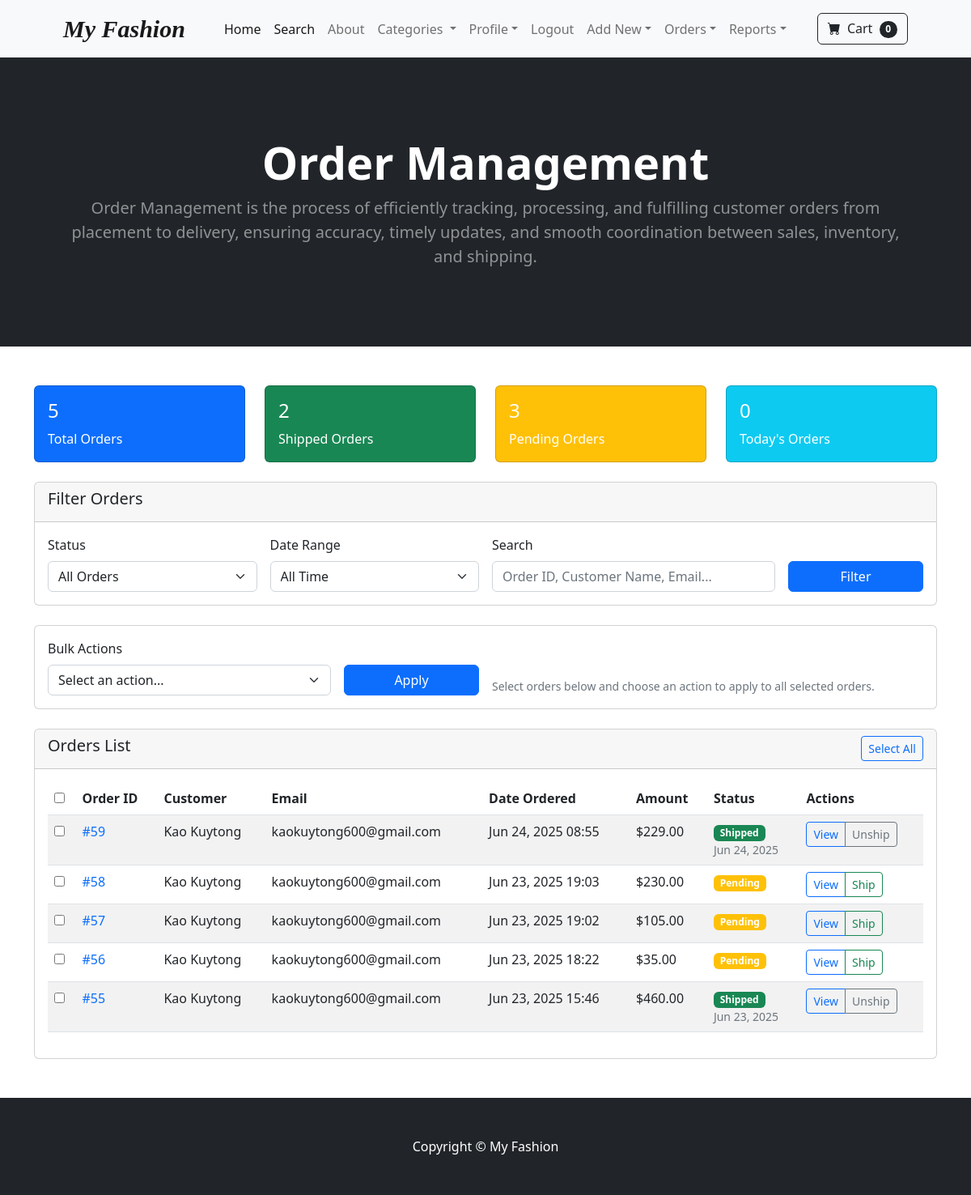
Screenshot of /order-management/ (signed in) with the database file from the repository.
### payment/models.py (models this page shows, shortened)
class Order(models.Model):
    user = models.ForeignKey(User, on_delete=models.CASCADE, null=True, blank=True)
    full_name = models.CharField(max_length=250)
    email = models.EmailField(max_length=250)
    shipping_address = models.TextField(max_length=15000)
    amount_paid = models.DecimalField(max_digits=7, decimal_places=2)
    date_ordered = models.DateTimeField(auto_now_add=True)
    shipped = models.BooleanField(default=False)
    date_shipped = models.DateTimeField(blank=True, null=True)
    delivered = models.BooleanField(default=False)
    date_delivered = models.DateTimeField(blank=True, null=True)
    viewed_by_admin = models.BooleanField(default=False)

### store/views.py (the view)
# urls.py: path('order-management/', views.order_management, name='order_management'),
@login_required
@user_passes_test(is_staff)
def order_management(request):
    status_filter = request.GET.get('status', 'all')
    search_query = request.GET.get('search', '')
    date_filter = request.GET.get('date_filter', 'all')
    orders = PaymentOrder.objects.all().order_by('-date_ordered')
    if status_filter == 'shipped':
        orders = orders.filter(shipped=True)
    elif status_filter == 'pending':
        orders = orders.filter(shipped=False)
    if search_query:
        orders = orders.filter(
            Q(full_name__icontains=search_query) |
            Q(email__icontains=search_query) |
            Q(id__icontains=search_query)
        )
    if date_filter == 'today':
        orders = orders.filter(date_ordered__date=now().date())
    elif date_filter == 'week':
        week_ago = now().date() - timedelta(days=7)
        orders = orders.filter(date_ordered__date__gte=week_ago)
    elif date_filter == 'month':
        month_ago = now().date() - timedelta(days=30)
        orders = orders.filter(date_ordered__date__gte=month_ago)
    paginator = Paginator(orders, 20)
    page_number = request.GET.get('page')
    page_obj = paginator.get_page(page_number)
    stats = {
        'total_orders': PaymentOrder.objects.count(),
        'shipped_orders': PaymentOrder.objects.filter(shipped=True).count(),
        'pending_orders': PaymentOrder.objects.filter(shipped=False).count(),
        'today_orders': PaymentOrder.objects.filter(date_ordered__date=now().date()).count(),
    }
    context = {
        'orders': page_obj,
        'stats': stats,
        'status_filter': status_filter,
        'search_query': search_query,
        'date_filter': date_filter,
    }
    return render(request, 'order_management.html', context)

### cart/cart.py (called while the page is built)
    def __len__(self):
        return len(self.cart)

### cart/context_processors.py (called while the page is built)
def cart(request):
	return {'cart': Cart(request)}

### store/context_processors.py (called while the page is built)
def categories_processor(request):
    categories = Category.objects.all()
    return {'categories': categories}

### store/models.py (called while the page is built)
    def __str__(self):
        return self.name

### store/views.py (called while the page is built)
def is_staff(user):
    return user.is_authenticated and user.is_superuser

### store/templates/order_management.html (shortened to what this page needs)
{% extends 'base.html' %}
{% block content %}
<header class="bg-dark py-5">
  <div class="container px-4 px-lg-5 my-5">
    <div class="text-center text-white">
      <h1 class="display-4 fw-bolder">Order Management</h1>
      <p class="lead fw-normal text-white-50 mb-0">
        Order Management is the process of efficiently tracking, processing, and fulfilling customer orders from placement to delivery, ensuring accuracy, timely updates, and smooth coordination between sales, inventory, and shipping.
      </p>
    </div>
  </div>
</header>
<div class="container mt-5">
    <div class="row">
        <div class="col-md-12">
            <div class="row mb-4">
                <div class="col-md-3">
                    <div class="card bg-primary text-white">
                        <div class="card-body">
                            <h4 class="card-title">{{ stats.total_orders }}</h4>
                            <p class="card-text">Total Orders</p>
                        </div>
                    </div>
                </div>
                <div class="col-md-3">
                    <div class="card bg-success text-white">
                        <div class="card-body">
                            <h4 class="card-title">{{ stats.shipped_orders }}</h4>
                            <p class="card-text">Shipped Orders</p>
                        </div>
                    </div>
                </div>
                <div class="col-md-3">
                    <div class="card bg-warning text-white">
                        <div class="card-body">
                            <h4 class="card-title">{{ stats.pending_orders }}</h4>
                            <p class="card-text">Pending Orders</p>
                        </div>
                    </div>
                </div>
                <div class="col-md-3">
                    <div class="card bg-info text-white">
                        <div class="card-body">
                            <h4 class="card-title">{{ stats.today_orders }}</h4>
                            <p class="card-text">Today's Orders</p>
                        </div>
                    </div>
                </div>
            </div>
            <div class="card mb-4">
                <div class="card-header">
                    <h5>Filter Orders</h5>
                </div>
                <div class="card-body">
                    <form method="GET" class="row g-3">
                        <div class="col-md-3">
                            <label for="status" class="form-label">Status</label>
                            <select class="form-select" id="status" name="status">
                                <option value="all" {% if status_filter == 'all' %}selected{% endif %}>All Orders</option>
                            </select>
                        </div>
                        <div class="col-md-3">
                            <label for="date_filter" class="form-label">Date Range</label>
                            <select class="form-select" id="date_filter" name="date_filter">
                                <option value="all" {% if date_filter == 'all' %}selected{% endif %}>All Time</option>
                            </select>
                        </div>
                        <div class="col-md-4">
                            <label for="search" class="form-label">Search</label>
                            <input type="text" class="form-control" id="search" name="search"
                                   placeholder="Order ID, Customer Name, Email..." value="{{ search_query }}">
                        </div>
                        <div class="col-md-2">
                            <label class="form-label">&nbsp;</label>
                            <button type="submit" class="btn btn-primary d-block w-100">Filter</button>
                        </div>
                    </form>
                </div>
            </div>
            <div class="card mb-4">
                <div class="card-body">
                    <form method="POST" action="{% url 'bulk_order_actions' %}" id="bulkActionForm">
                        <div class="row g-3 align-items-end">
                            <div class="col-md-4">
                                <label for="bulkAction" class="form-label">Bulk Actions</label>
                                <select class="form-select" id="bulkAction" name="action">
                                    <option value="">Select an action...</option>
                                </select>
                            </div>
                            <div class="col-md-2">
                                <button type="submit" class="btn btn-primary w-100" onclick="return confirmBulkAction()">Apply</button>
                            </div>
                            <div class="col-md-6">
                                <small class="text-muted">Select orders below and choose an action to apply to all selected orders.</small>
                            </div>
                        </div>
                    </form>
                </div>
            </div>
            <div class="card">
                <div class="card-header d-flex justify-content-between align-items-center">
                    <h5>Orders List</h5>
                    <button type="button" class="btn btn-outline-primary btn-sm" id="selectAllBtn">
                    </button>
                </div>
                <div class="card-body">
                    <div class="table-responsive">
                        <table class="table table-striped table-hover">
                            <thead>
                                <tr>
                                    <th><input type="checkbox" id="selectAll"></th>
                                    <th>Order ID</th>
                                    <th>Customer</th>
                                    <th>Email</th>
                                    <th>Date Ordered</th>
                                    <th>Amount</th>
                                    <th>Status</th>
                                    <th>Actions</th>
                                </tr>
                            </thead>
                            <tbody>
                                {% for order in orders %}
                                <tr>
                                    <td>
                                        <input type="checkbox" name="order_ids" value="{{ order.id }}" form="bulkActionForm">
                                    </td>
                                    <td>
                                        <a href="{% url 'order_detail' order.id %}" class="text-decoration-none">
                                            #{{ order.id }}
                                        </a>
                                    </td>
                                    <td>{{ order.full_name }}</td>
                                    <td>{{ order.email }}</td>
                                    <td>{{ order.date_ordered|date:"M d, Y H:i" }}</td>
                                    <td>${{ order.amount_paid|floatformat:2 }}</td>
                                    <td>
                                        {% if order.shipped %}
                                            <span class="badge bg-success">Shipped</span>
                                            {% if order.date_shipped %}
                                                <small class="text-muted d-block">{{ order.date_shipped|date:"M d, Y" }}</small>
                                            {% endif %}
                                        {% else %}
                                            <span class="badge bg-warning">Pending</span>
                                        {% endif %}
                                    </td>
                                    <td>
                                        <div class="btn-group btn-group-sm" role="group">
                                            <a href="{% url 'order_detail' order.id %}" class="btn btn-outline-primary">
                                                View
                                            </a>
                                            {% if not order.shipped %}
                                                <button type="button" class="btn btn-outline-success"
                                                        onclick="quickShip({{ order.id }})">
                                                    Ship
                                                </button>
                                            {% else %}
                                                <button type="button" class="btn btn-outline-secondary"
                                                        onclick="quickUnship({{ order.id }})">
                                                    Unship
                                                </button>
                                            {% endif %}
                                        </div>
                                    </td>
                                </tr>
                                {% empty %}
                                <tr>
                                    <td colspan="8" class="text-center">No orders found</td>
                                </tr>
                                {% endfor %}
                            </tbody>
                        </table>
                    </div>
                </div>
            </div>
        </div>
    </div>
</div>
{% endblock %}

### rows the page displays
Order: id "59", full_name "Kao Kuytong", email "kaokuytong600@gmail.com", date_ordered "Jun 24, 2025 08:55", amount_paid "229.00", date_shipped "Jun 24, 2025"
Order: id "58", full_name "Kao Kuytong", email "kaokuytong600@gmail.com", date_ordered "Jun 23, 2025 19:03", amount_paid "230.00", shipped "Pending"
Order: id "57", full_name "Kao Kuytong", email "kaokuytong600@gmail.com", date_ordered "Jun 23, 2025 19:02", amount_paid "105.00", shipped "Pending"
Order: id "56", full_name "Kao Kuytong", email "kaokuytong600@gmail.com", date_ordered "Jun 23, 2025 18:22", amount_paid "35.00", shipped "Pending"
Order: id "55", full_name "Kao Kuytong", email "kaokuytong600@gmail.com", date_ordered "Jun 23, 2025 15:46", amount_paid "460.00", date_shipped "Jun 23, 2025"

### other values shown
{{ cart|length }} "0"
{{ stats.total_orders }} "5"
{{ stats.shipped_orders }} "2"
{{ stats.pending_orders }} "3"
{{ stats.today_orders }} "0"
